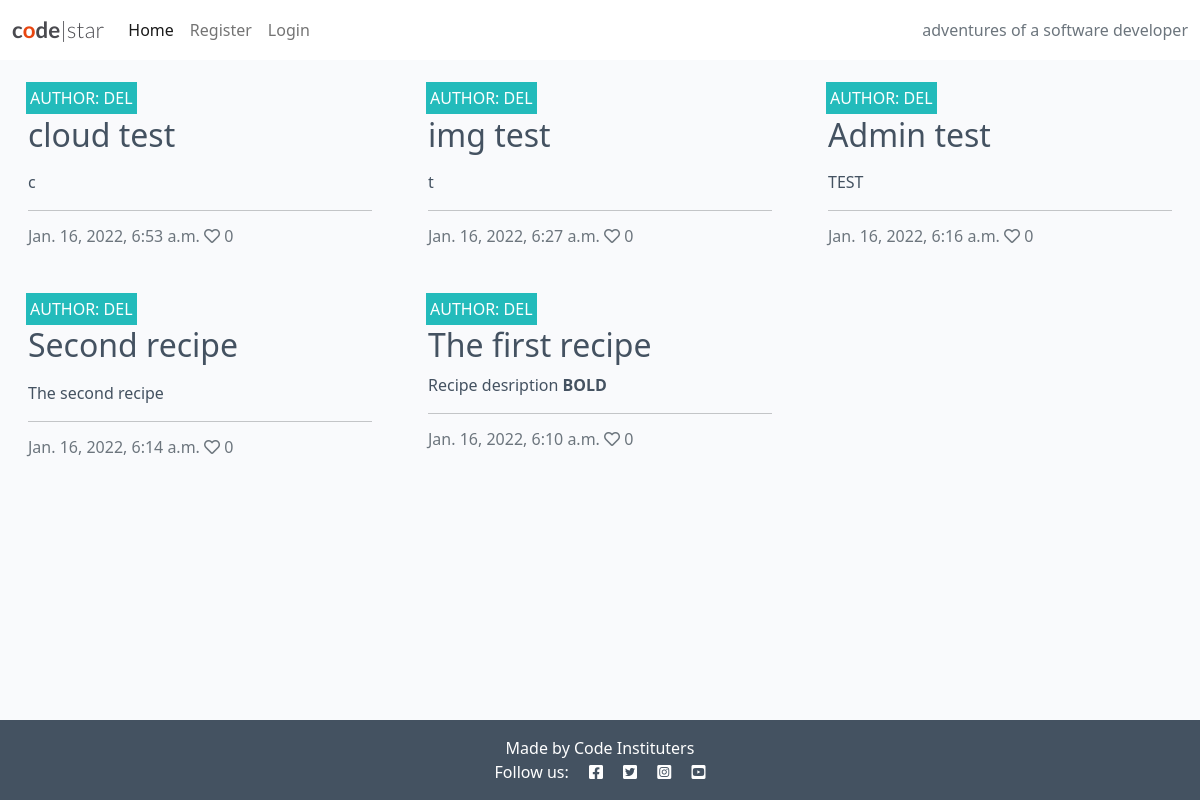
The app's page /, older data.
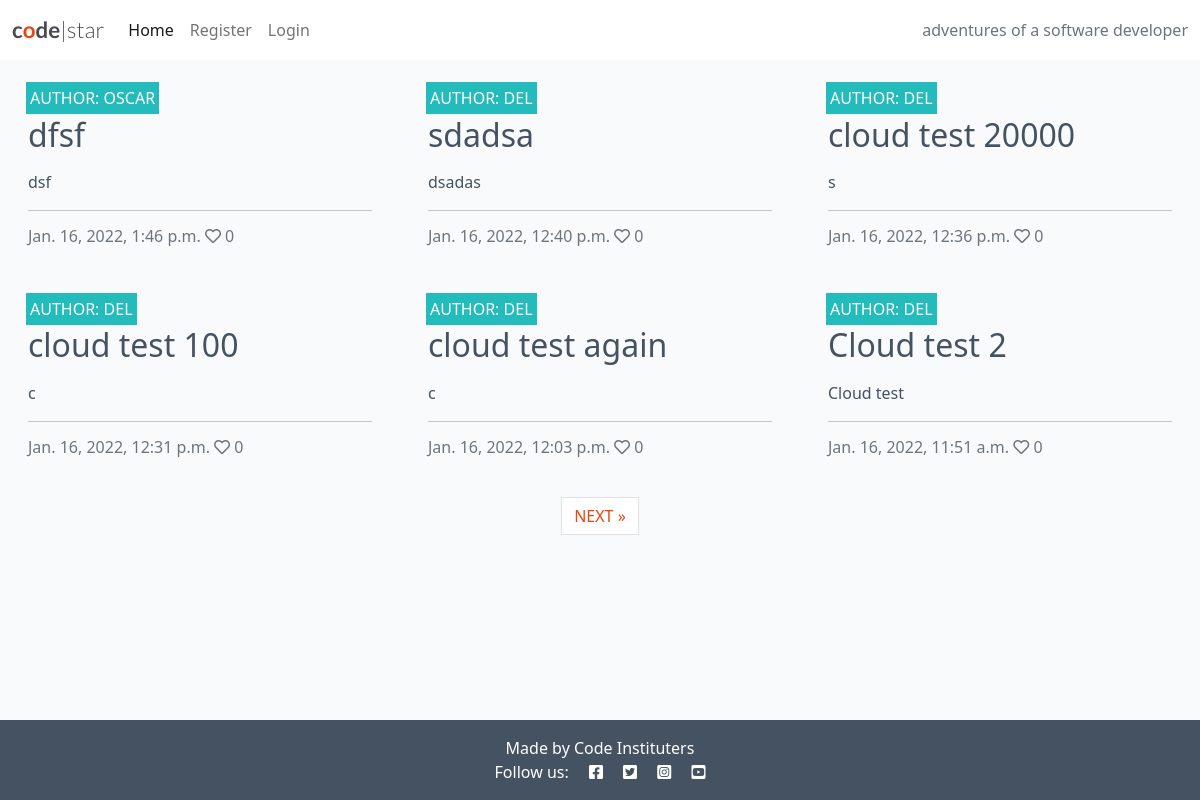
The same page, newer data.
### post/models.py (models this page shows, shortened)
class Post(models.Model):
    title = models.CharField(max_length=200, unique=True)
    slug = models.SlugField(max_length=200, unique=True)
    author = models.ForeignKey(
        User, on_delete=models.CASCADE, related_name="recipes", null=True
        )
    published_on = models.DateTimeField(auto_now=True)
    updated_on = models.DateTimeField(auto_now=True)
    description = models.TextField()
    ingredients = models.TextField()
    method = models.TextField()
    is_vegan = models.BooleanField(default=False)
    image = CloudinaryField('image', default='placeholder')
    likes = models.ManyToManyField(User, related_name='post_likes', blank=True)
    class Meta:
        ordering = ['-published_on']
    def number_of_likes(self):
        return self.likes.count()

### post/views.py (the view)
# urls.py: path('', views.PostList.as_view(), name='home'),
class PostList(generic.ListView):
    model = Post
    queryset = Post.objects.all()
    template_name = "index.html"
    paginate_by = 6

### templates/index.html (shortened to what this page needs)
{% extends "base.html" %}
{% block content %}
<div class="container-fluid">
    <div class="row">
        <div class="col-12 mt-3 left">
            <div class="row">
                {% for post in post_list %}
                <div class="col-md-4">
                    <div class="card mb-4">
                        <div class="card-body">
                            <div class="image-container">
                                <div class="image-flash">
                                    <p class="author">Author: {{ post.author }}</p>
                                </div>
                            </div>
                            <a href="{% url 'post_detail' post.slug %}" class="post-link">
                                <h2 class="card-title">{{ post.title }}</h2>
                                <p class="card-text">{{ post.description|safe }}</p>
                            </a>
                            <hr />
                            <p class="card-text text-muted h6">{{ post.published_on}} <i class="far fa-heart"></i>
                                {{ post.number_of_likes }}</p>
                        </div>
                    </div>
                </div>
                {% if forloop.counter|divisibleby:3 %}
            </div>
            <div class="row">
                {% endif %}
                {% endfor %}
            </div>
        </div>
    </div>
    {% if is_paginated %}
    <nav aria-label="Page navigation">
        <ul class="pagination justify-content-center">
            {% if page_obj.has_next %}
            <li><a href="?page={{ page_obj.next_page_number }}" class="page-link"> NEXT &raquo;</a></li>
            {% endif %}
        </ul>
    </nav>
    {% endif %}
</div>
{%endblock%}

Row changes from the older to the newer data that the page shows:
no longer on this page (row unchanged): Post: author "DEL", title "cloud test", description "c", published_on "Jan. 16, 2022, 6:53 a.m.", number_of_likes "0"
no longer on this page (row unchanged): Post: author "DEL", title "img test", description "t", published_on "Jan. 16, 2022, 6:27 a.m.", number_of_likes "0"
no longer on this page (row unchanged): Post: author "DEL", title "Admin test", description "TEST", published_on "Jan. 16, 2022, 6:16 a.m.", number_of_likes "0"
no longer on this page (row unchanged): Post: author "DEL", title "Second recipe", description "The second recipe", published_on "Jan. 16, 2022, 6:14 a.m.", number_of_likes "0"
no longer on this page (row unchanged): Post: author "DEL", title "The first recipe", description "Recipe desription BOLD", published_on "Jan. 16, 2022, 6:10 a.m.", number_of_likes "0"
added Post: author "OSCAR", title "dfsf", description "dsf", published_on "Jan. 16, 2022, 1:46 p.m.", number_of_likes "0"
added Post: author "DEL", title "sdadsa", description "dsadas", published_on "Jan. 16, 2022, 12:40 p.m.", number_of_likes "0"
added Post: author "DEL", title "cloud test 20000", description "s", published_on "Jan. 16, 2022, 12:36 p.m.", number_of_likes "0"
added Post: author "DEL", title "cloud test 100", description "c", published_on "Jan. 16, 2022, 12:31 p.m.", number_of_likes "0"
added Post: author "DEL", title "cloud test again", description "c", published_on "Jan. 16, 2022, 12:03 p.m.", number_of_likes "0"
added Post: author "DEL", title "Cloud test 2", description "Cloud test", published_on "Jan. 16, 2022, 11:51 a.m.", number_of_likes "0"
Text that changed along with them:
text now shown: "NEXT »"
